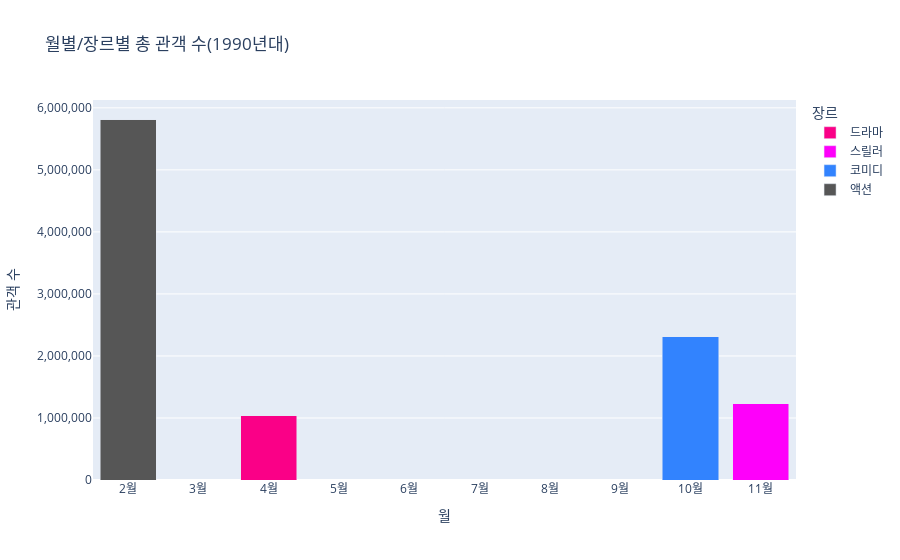
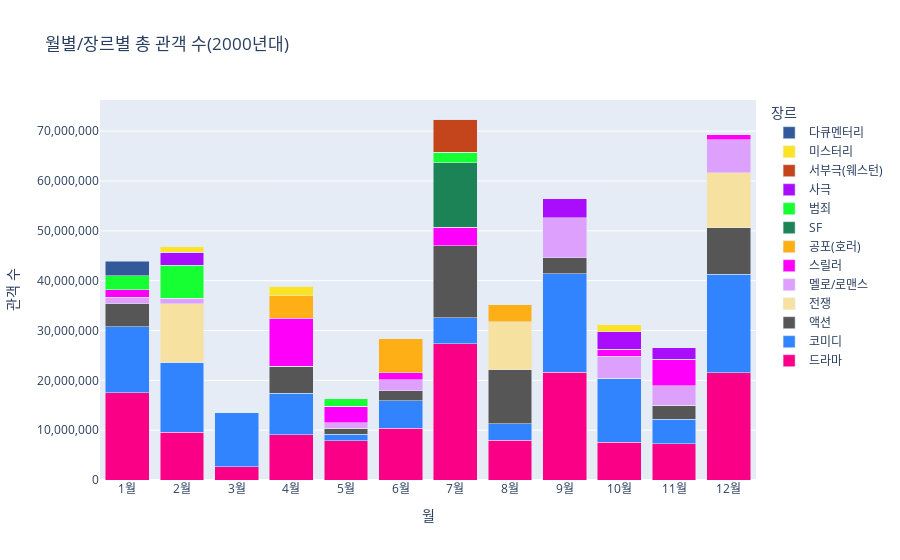
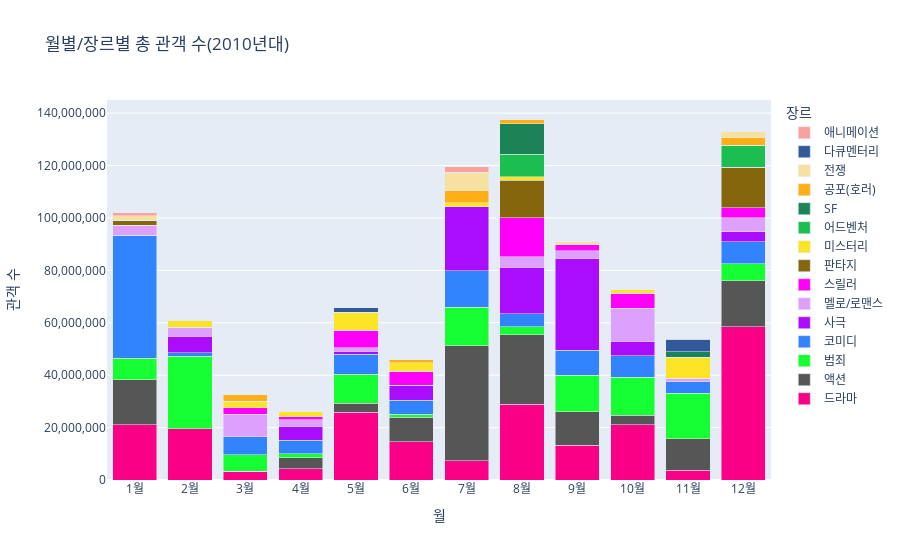
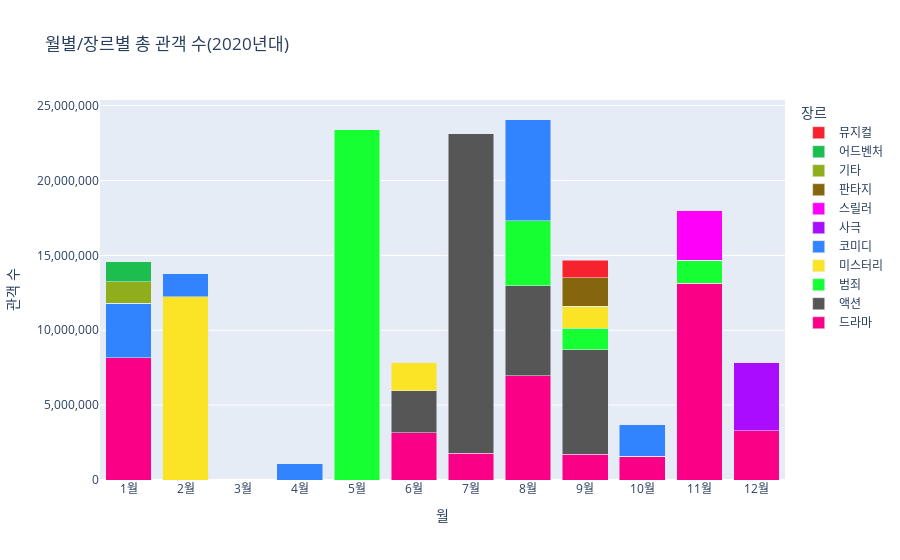

Notebook source saved alongside these figures, in order:
### Code cell
import plotly.graph_objects as go
import pandas as pd

# 데이터셋 로드 (예시 데이터셋 설정에 따라 로드)
# df['개봉일'] = pd.to_datetime(df['개봉일'], format='%Y-%m-%d')
# df['년도'] = df['개봉일'].dt.year

# 연대별로 데이터 필터링 및 그래프 생성
decades = {
    '1990년대': (1990, 1999),
    '2000년대': (2000, 2009),
    '2010년대': (2010, 2019),
    '2020년대': (2020, 2029)
}

for decade, (start_year, end_year) in decades.items():
    filtered_df = df[(df['년도'] >= start_year) & (df['년도'] <= end_year)]
    
    # 월별, 장르별 관객 수 계산
    grouped = filtered_df.groupby(['월', 'genre_one'])
    monthly_genre_data = grouped['관객수'].agg(['sum', 'count']).unstack(fill_value=0)

    # 모든 월을 통틀어 장르별 총 관객 수를 계산하여 장르를 정렬
    overall_genre_order = monthly_genre_data['sum'].sum(axis=0).sort_values(ascending=False).index

    # 그래프 객체 생성
    fig = go.Figure()

    # 정렬된 순서대로 막대 그래프 추가
    for genre in overall_genre_order:
        fig.add_trace(go.Bar(
            x=monthly_genre_data['sum'].index,
            y=monthly_genre_data['sum'][genre],
            name=genre,
            marker_color=genre_colors.get(genre, '#000'),  # 색상 설정
            hoverinfo='text',  # 호버 정보 설정
            hovertext=[
                f"{month}월 <br>관객수 = {audience:,.0f}<br>장르 = {genre} ({monthly_genre_data['count'][genre][month]}개)" 
                for month, audience in zip(monthly_genre_data['sum'].index, monthly_genre_data['sum'][genre])
            ]
        ))

    # 레이아웃 업데이트
    fig.update_layout(
        barmode='stack',
        title=f'월별/장르별 총 관객 수({decade})',
        xaxis_title='월',
        yaxis_title='관객 수',
        yaxis=dict(tickformat=','),
        legend_title='장르',
        xaxis=dict(
            tickmode='array',
            tickvals=list(range(1, 13)),
            ticktext=[f"{m}월" for m in range(1, 13)]
        )
    )  

    # 그래프 표시
    fig.show()
    fig.write_html(f'yj_decade{decade}_genre.html')

### Figure 1 — Plotly figure (JSON) as saved in the notebook; plotly's stock layout.template omitted (floating-point values rounded to 4 significant figures)
{"data": [{"hoverinfo": "text", "hovertext": ["2월 <br>관객수 = 5,820,000<br>장르 = 액션 (1개)", "4월 <br>관객수 = 0<br>장르 = 액션 (0개)", "10월 <br>관객수 = 0<br>장르 = 액션 (0개)", "11월 <br>관객수 = 0<br>장르 = 액션 (0개)"], "marker": {"color": "#565656"}, "name": "액션", "type": "bar", "x": [2, 4, 10, 11], "y": [5820000, 0, 0, 0]}, {"hoverinfo": "text", "hovertext": ["2월 <br>관객수 = 0<br>장르 = 코미디 (0개)", "4월 <br>관객수 = 0<br>장르 = 코미디 (0개)", "10월 <br>관객수 = 2,310,000<br>장르 = 코미디 (1개)", "11월 <br>관객수 = 0<br>장르 = 코미디 (0개)"], "marker": {"color": "#3283FE"}, "name": "코미디", "type": "bar", "x": [2, 4, 10, 11], "y": [0, 0, 2310000, 0]}, {"hoverinfo": "text", "hovertext": ["2월 <br>관객수 = 0<br>장르 = 스릴러 (0개)", "4월 <br>관객수 = 0<br>장르 = 스릴러 (0개)", "10월 <br>관객수 = 0<br>장르 = 스릴러 (0개)", "11월 <br>관객수 = 1,230,000<br>장르 = 스릴러 (1개)"], "marker": {"color": "#FE00FA"}, "name": "스릴러", "type": "bar", "x": [2, 4, 10, 11], "y": [0, 0, 0, 1230000]}, {"hoverinfo": "text", "hovertext": ["2월 <br>관객수 = 0<br>장르 = 드라마 (0개)", "4월 <br>관객수 = 1,035,741<br>장르 = 드라마 (1개)", "10월 <br>관객수 = 0<br>장르 = 드라마 (0개)", "11월 <br>관객수 = 0<br>장르 = 드라마 (0개)"], "marker": {"color": "#FA0087"}, "name": "드라마", "type": "bar", "x": [2, 4, 10, 11], "y": [0, 1035741, 0, 0]}], "layout": {"barmode": "stack", "legend": {"title": {"text": "장르"}}, "title": {"text": "월별/장르별 총 관객 수(1990년대)"}, "xaxis": {"tickmode": "array", "ticktext": ["1월", "2월", "3월", "4월", "5월", "6월", "7월", "8월", "9월", "10월", "11월", "12월"], "tickvals": [1, 2, 3, 4, 5, 6, 7, 8, 9, 10, 11, 12], "title": {"text": "월"}}, "yaxis": {"tickformat": ",", "title": {"text": "관객 수"}}}}

### Figure 2 — Plotly figure (JSON) as saved in the notebook; plotly's stock layout.template omitted (floating-point values rounded to 4 significant figures)
{"data": [{"hoverinfo": "text", "hovertext": ["1월 <br>관객수 = 17,514,162<br>장르 = 드라마 (6개)", "2월 <br>관객수 = 9,537,279<br>장르 = 드라마 (4개)", "3월 <br>관객수 = 2,678,846<br>장르 = 드라마 (1개)", "4월 <br>관객수 = 9,056,387<br>장르 = 드라마 (5개)", "5월 <br>관객수 = 7,839,400<br>장르 = 드라마 (4개)", "6월 <br>관객수 = 10,367,103<br>장르 = 드라마 (4개)", "7월 <br>관객수 = 27,327,580<br>장르 = 드라마 (8개)", "8월 <br>관객수 = 8,007,964<br>장르 = 드라마 (5개)", "9월 <br>관객수 = 21,652,176<br>장르 = 드라마 (8개)", "10월 <br>관객수 = 7,572,982<br>장르 = 드라마 (5개)", "11월 <br>관객수 = 7,314,078<br>장르 = 드라마 (3개)", "12월 <br>관객수 = 21,562,958<br>장르 = 드라마 (4개)"], "marker": {"color": "#FA0087"}, "name": "드라마", "type": "bar", "x": [1, 2, 3, 4, 5, 6, 7, 8, 9, 10, 11, 12], "y": [17514162, 9537279, 2678846, 9056387, 7839400, 10367103, 27327580, 8007964, 21652176, 7572982, 7314078, 21562958]}, {"hoverinfo": "text", "hovertext": ["1월 <br>관객수 = 13,216,181<br>장르 = 코미디 (6개)", "2월 <br>관객수 = 14,114,859<br>장르 = 코미디 (7개)", "3월 <br>관객수 = 10,813,039<br>장르 = 코미디 (5개)", "4월 <br>관객수 = 8,311,529<br>장르 = 코미디 (3개)", "5월 <br>관객수 = 1,304,431<br>장르 = 코미디 (1개)", "6월 <br>관객수 = 5,540,659<br>장르 = 코미디 (3개)", "7월 <br>관객수 = 5,210,734<br>장르 = 코미디 (3개)", "8월 <br>관객수 = 3,293,814<br>장르 = 코미디 (2개)", "9월 <br>관객수 = 19,783,467<br>장르 = 코미디 (7개)", "10월 <br>관객수 = 12,889,393<br>장르 = 코미디 (6개)", "11월 <br>관객수 = 4,858,855<br>장르 = 코미디 (3개)", "12월 <br>관객수 = 19,681,465<br>장르 = 코미디 (6개)"], "marker": {"color": "#3283FE"}, "name": "코미디", "type": "bar", "x": [1, 2, 3, 4, 5, 6, 7, 8, 9, 10, 11, 12], "y": [13216181, 14114859, 10813039, 8311529, 1304431, 5540659, 5210734, 3293814, 19783467, 12889393, 4858855, 19681465]}, {"hoverinfo": "text", "hovertext": ["1월 <br>관객수 = 4,678,253<br>장르 = 액션 (2개)", "2월 <br>관객수 = 0<br>장르 = 액션 (0개)", "3월 <br>관객수 = 0<br>장르 = 액션 (0개)", "4월 <br>관객수 = 5,426,311<br>장르 = 액션 (3개)", "5월 <br>관객수 = 1,196,520<br>장르 = 액션 (1개)", "6월 <br>관객수 = 2,047,808<br>장르 = 액션 (1개)", "7월 <br>관객수 = 14,485,686<br>장르 = 액션 (3개)", "8월 <br>관객수 = 10,773,419<br>장르 = 액션 (2개)", "9월 <br>관객수 = 3,165,765<br>장르 = 액션 (2개)", "10월 <br>관객수 = 0<br>장르 = 액션 (0개)", "11월 <br>관객수 = 2,805,394<br>장르 = 액션 (2개)", "12월 <br>관객수 = 9,358,613<br>장르 = 액션 (3개)"], "marker": {"color": "#565656"}, "name": "액션", "type": "bar", "x": [1, 2, 3, 4, 5, 6, 7, 8, 9, 10, 11, 12], "y": [4678253, 0, 0, 5426311, 1196520, 2047808, 14485686, 10773419, 3165765, 0, 2805394, 9358613]}, {"hoverinfo": "text", "hovertext": ["1월 <br>관객수 = 0<br>장르 = 전쟁 (0개)", "2월 <br>관객수 = 11,746,135<br>장르 = 전쟁 (1개)", "3월 <br>관객수 = 0<br>장르 = 전쟁 (0개)", "4월 <br>관객수 = 0<br>장르 = 전쟁 (0개)", "5월 <br>관객수 = 0<br>장르 = 전쟁 (0개)", "6월 <br>관객수 = 0<br>장르 = 전쟁 (0개)", "7월 <br>관객수 = 0<br>장르 = 전쟁 (0개)", "8월 <br>관객수 = 9,697,622<br>장르 = 전쟁 (2개)", "9월 <br>관객수 = 0<br>장르 = 전쟁 (0개)", "10월 <br>관객수 = 0<br>장르 = 전쟁 (0개)", "11월 <br>관객수 = 0<br>장르 = 전쟁 (0개)", "12월 <br>관객수 = 11,081,000<br>장르 = 전쟁 (1개)"], "marker": {"color": "#F7E1A0"}, "name": "전쟁", "type": "bar", "x": [1, 2, 3, 4, 5, 6, 7, 8, 9, 10, 11, 12], "y": [0, 11746135, 0, 0, 0, 0, 0, 9697622, 0, 0, 0, 11081000]}, {"hoverinfo": "text", "hovertext": ["1월 <br>관객수 = 1,299,274<br>장르 = 멜로/로맨스 (1개)", "2월 <br>관객수 = 1,123,294<br>장르 = 멜로/로맨스 (1개)", "3월 <br>관객수 = 0<br>장르 = 멜로/로맨스 (0개)", "4월 <br>관객수 = 0<br>장르 = 멜로/로맨스 (0개)", "5월 <br>관객수 = 1,163,274<br>장르 = 멜로/로맨스 (1개)", "6월 <br>관객수 = 2,199,359<br>장르 = 멜로/로맨스 (1개)", "7월 <br>관객수 = 0<br>장르 = 멜로/로맨스 (0개)", "8월 <br>관객수 = 0<br>장르 = 멜로/로맨스 (0개)", "9월 <br>관객수 = 8,068,389<br>장르 = 멜로/로맨스 (4개)", "10월 <br>관객수 = 4,321,851<br>장르 = 멜로/로맨스 (2개)", "11월 <br>관객수 = 3,886,083<br>장르 = 멜로/로맨스 (2개)", "12월 <br>관객수 = 6,619,498<br>장르 = 멜로/로맨스 (1개)"], "marker": {"color": "#DEA0FD"}, "name": "멜로/로맨스", "type": "bar", "x": [1, 2, 3, 4, 5, 6, 7, 8, 9, 10, 11, 12], "y": [1299274, 1123294, 0, 0, 1163274, 2199359, 0, 0, 8068389, 4321851, 3886083, 6619498]}, {"hoverinfo": "text", "hovertext": ["1월 <br>관객수 = 1,496,214<br>장르 = 스릴러 (1개)", "2월 <br>관객수 = 0<br>장르 = 스릴러 (0개)", "3월 <br>관객수 = 0<br>장르 = 스릴러 (0개)", "4월 <br>관객수 = 9,671,479<br>장르 = 스릴러 (3개)", "5월 <br>관객수 = 3,332,306<br>장르 = 스릴러 (2개)", "6월 <br>관객수 = 1,408,882<br>장르 = 스릴러 (1개)", "7월 <br>관객수 = 3,650,000<br>장르 = 스릴러 (1개)", "8월 <br>관객수 = 0<br>장르 = 스릴러 (0개)", "9월 <br>관객수 = 0<br>장르 = 스릴러 (0개)", "10월 <br>관객수 = 1,437,549<br>장르 = 스릴러 (1개)", "11월 <br>관객수 = 5,389,741<br>장르 = 스릴러 (2개)", "12월 <br>관객수 = 1,046,787<br>장르 = 스릴러 (1개)"], "marker": {"color": "#FE00FA"}, "name": "스릴러", "type": "bar", "x": [1, 2, 3, 4, 5, 6, 7, 8, 9, 10, 11, 12], "y": [1496214, 0, 0, 9671479, 3332306, 1408882, 3650000, 0, 0, 1437549, 5389741, 1046787]}, {"hoverinfo": "text", "hovertext": ["1월 <br>관객수 = 0<br>장르 = 공포(호러) (0개)", "2월 <br>관객수 = 0<br>장르 = 공포(호러) (0개)", "3월 <br>관객수 = 0<br>장르 = 공포(호러) (0개)", "4월 <br>관객수 = 4,496,782<br>장르 = 공포(호러) (2개)", "5월 <br>관객수 = 0<br>장르 = 공포(호러) (0개)", "6월 <br>관객수 = 6,748,507<br>장르 = 공포(호러) (4개)", "7월 <br>관객수 = 0<br>장르 = 공포(호러) (0개)", "8월 <br>관객수 = 3,418,530<br>장르 = 공포(호러) (2개)", "9월 <br>관객수 = 0<br>장르 = 공포(호러) (0개)", "10월 <br>관객수 = 0<br>장르 = 공포(호러) (0개)", "11월 <br>관객수 = 0<br>장르 = 공포(호러) (0개)", "12월 <br>관객수 = 0<br>장르 = 공포(호러) (0개)"], "marker": {"color": "#FEAF16"}, "name": "공포(호러)", "type": "bar", "x": [1, 2, 3, 4, 5, 6, 7, 8, 9, 10, 11, 12], "y": [0, 0, 0, 4496782, 0, 6748507, 0, 3418530, 0, 0, 0, 0]}, {"hoverinfo": "text", "hovertext": ["1월 <br>관객수 = 0<br>장르 = SF (0개)", "2월 <br>관객수 = 0<br>장르 = SF (0개)", "3월 <br>관객수 = 0<br>장르 = SF (0개)", "4월 <br>관객수 = 0<br>장르 = SF (0개)", "5월 <br>관객수 = 0<br>장르 = SF (0개)", "6월 <br>관객수 = 0<br>장르 = SF (0개)", "7월 <br>관객수 = 13,019,740<br>장르 = SF (1개)", "8월 <br>관객수 = 0<br>장르 = SF (0개)", "9월 <br>관객수 = 0<br>장르 = SF (0개)", "10월 <br>관객수 = 0<br>장르 = SF (0개)", "11월 <br>관객수 = 0<br>장르 = SF (0개)", "12월 <br>관객수 = 0<br>장르 = SF (0개)"], "marker": {"color": "#1C8356"}, "name": "SF", "type": "bar", "x": [1, 2, 3, 4, 5, 6, 7, 8, 9, 10, 11, 12], "y": [0, 0, 0, 0, 0, 0, 13019740, 0, 0, 0, 0, 0]}, {"hoverinfo": "text", "hovertext": ["1월 <br>관객수 = 2,775,228<br>장르 = 범죄 (2개)", "2월 <br>관객수 = 6,606,026<br>장르 = 범죄 (2개)", "3월 <br>관객수 = 0<br>장르 = 범죄 (0개)", "4월 <br>관객수 = 0<br>장르 = 범죄 (0개)", "5월 <br>관객수 = 1,571,931<br>장르 = 범죄 (1개)", "6월 <br>관객수 = 0<br>장르 = 범죄 (0개)", "7월 <br>관객수 = 2,058,764<br>장르 = 범죄 (1개)", "8월 <br>관객수 = 0<br>장르 = 범죄 (0개)", "9월 <br>관객수 = 0<br>장르 = 범죄 (0개)", "10월 <br>관객수 = 0<br>장르 = 범죄 (0개)", "11월 <br>관객수 = 0<br>장르 = 범죄 (0개)", "12월 <br>관객수 = 0<br>장르 = 범죄 (0개)"], "marker": {"color": "#16FF32"}, "name": "범죄", "type": "bar", "x": [1, 2, 3, 4, 5, 6, 7, 8, 9, 10, 11, 12], "y": [2775228, 6606026, 0, 0, 1571931, 0, 2058764, 0, 0, 0, 0, 0]}, {"hoverinfo": "text", "hovertext": ["1월 <br>관객수 = 0<br>장르 = 사극 (0개)", "2월 <br>관객수 = 2,576,022<br>장르 = 사극 (1개)", "3월 <br>관객수 = 0<br>장르 = 사극 (0개)", "4월 <br>관객수 = 0<br>장르 = 사극 (0개)", "5월 <br>관객수 = 0<br>장르 = 사극 (0개)", "6월 <br>관객수 = 0<br>장르 = 사극 (0개)", "7월 <br>관객수 = 0<br>장르 = 사극 (0개)", "8월 <br>관객수 = 0<br>장르 = 사극 (0개)", "9월 <br>관객수 = 3,726,134<br>장르 = 사극 (1개)", "10월 <br>관객수 = 3,522,747<br>장르 = 사극 (1개)", "11월 <br>관객수 = 2,325,715<br>장르 = 사극 (1개)", "12월 <br>관객수 = 0<br>장르 = 사극 (0개)"], "marker": {"color": "#AA0DFE"}, "name": "사극", "type": "bar", "x": [1, 2, 3, 4, 5, 6, 7, 8, 9, 10, 11, 12], "y": [0, 2576022, 0, 0, 0, 0, 0, 0, 3726134, 3522747, 2325715, 0]}, {"hoverinfo": "text", "hovertext": ["1월 <br>관객수 = 0<br>장르 = 서부극(웨스턴) (0개)", "2월 <br>관객수 = 0<br>장르 = 서부극(웨스턴) (0개)", "3월 <br>관객수 = 0<br>장르 = 서부극(웨스턴) (0개)", "4월 <br>관객수 = 0<br>장르 = 서부극(웨스턴) (0개)", "5월 <br>관객수 = 0<br>장르 = 서부극(웨스턴) (0개)", "6월 <br>관객수 = 0<br>장르 = 서부극(웨스턴) (0개)", "7월 <br>관객수 = 6,686,912<br>장르 = 서부극(웨스턴) (1개)", "8월 <br>관객수 = 0<br>장르 = 서부극(웨스턴) (0개)", "9월 <br>관객수 = 0<br>장르 = 서부극(웨스턴) (0개)", "10월 <br>관객수 = 0<br>장르 = 서부극(웨스턴) (0개)", "11월 <br>관객수 = 0<br>장르 = 서부극(웨스턴) (0개)", "12월 <br>관객수 = 0<br>장르 = 서부극(웨스턴) (0개)"], "marker": {"color": "#C4451C"}, "name": "서부극(웨스턴)", "type": "bar", "x": [1, 2, 3, 4, 5, 6, 7, 8, 9, 10, 11, 12], "y": [0, 0, 0, 0, 0, 0, 6686912, 0, 0, 0, 0, 0]}, {"hoverinfo": "text", "hovertext": ["1월 <br>관객수 = 0<br>장르 = 미스터리 (0개)", "2월 <br>관객수 = 1,083,962<br>장르 = 미스터리 (1개)", "3월 <br>관객수 = 0<br>장르 = 미스터리 (0개)", "4월 <br>관객수 = 1,914,779<br>장르 = 미스터리 (1개)", "5월 <br>관객수 = 0<br>장르 = 미스터리 (0개)", "6월 <br>관객수 = 0<br>장르 = 미스터리 (0개)", "7월 <br>관객수 = 0<br>장르 = 미스터리 (0개)", "8월 <br>관객수 = 0<br>장르 = 미스터리 (0개)", "9월 <br>관객수 = 0<br>장르 = 미스터리 (0개)", "10월 <br>관객수 = 1,438,531<br>장르 = 미스터리 (1개)", "11월 <br>관객수 = 0<br>장르 = 미스터리 (0개)", "12월 <br>관객수 = 0<br>장르 = 미스터리 (0개)"], "marker": {"color": "#FBE426"}, "name": "미스터리", "type": "bar", "x": [1, 2, 3, 4, 5, 6, 7, 8, 9, 10, 11, 12], "y": [0, 1083962, 0, 1914779, 0, 0, 0, 0, 0, 1438531, 0, 0]}, {"hoverinfo": "text", "hovertext": ["1월 <br>관객수 = 2,962,897<br>장르 = 다큐멘터리 (1개)", "2월 <br>관객수 = 0<br>장르 = 다큐멘터리 (0개)", "3월 <br>관객수 = 0<br>장르 = 다큐멘터리 (0개)", "4월 <br>관객수 = 0<br>장르 = 다큐멘터리 (0개)", "5월 <br>관객수 = 0<br>장르 = 다큐멘터리 (0개)", "6월 <br>관객수 = 0<br>장르 = 다큐멘터리 (0개)", "7월 <br>관객수 = 0<br>장르 = 다큐멘터리 (0개)", "8월 <br>관객수 = 0<br>장르 = 다큐멘터리 (0개)", "9월 <br>관객수 = 0<br>장르 = 다큐멘터리 (0개)", "10월 <br>관객수 = 0<br>장르 = 다큐멘터리 (0개)", "11월 <br>관객수 = 0<br>장르 = 다큐멘터리 (0개)", "12월 <br>관객수 = 0<br>장르 = 다큐멘터리 (0개)"], "marker": {"color": "#325A9B"}, "name": "다큐멘터리", "type": "bar", "x": [1, 2, 3, 4, 5, 6, 7, 8, 9, 10, 11, 12], "y": [2962897, 0, 0, 0, 0, 0, 0, 0, 0, 0, 0, 0]}], "layout": {"barmode": "stack", "legend": {"title": {"text": "장르"}}, "title": {"text": "월별/장르별 총 관객 수(2000년대)"}, "xaxis": {"tickmode": "array", "ticktext": ["1월", "2월", "3월", "4월", "5월", "6월", "7월", "8월", "9월", "10월", "11월", "12월"], "tickvals": [1, 2, 3, 4, 5, 6, 7, 8, 9, 10, 11, 12], "title": {"text": "월"}}, "yaxis": {"tickformat": ",", "title": {"text": "관객 수"}}}}

### Figure 3 — Plotly figure (JSON) as saved in the notebook; plotly's stock layout.template omitted (floating-point values rounded to 4 significant figures)
{"data": [{"hoverinfo": "text", "hovertext": ["1월 <br>관객수 = 21,008,277<br>장르 = 드라마 (6개)", "2월 <br>관객수 = 19,526,849<br>장르 = 드라마 (8개)", "3월 <br>관객수 = 3,335,417<br>장르 = 드라마 (2개)", "4월 <br>관객수 = 4,303,913<br>장르 = 드라마 (3개)", "5월 <br>관객수 = 25,893,070<br>장르 = 드라마 (8개)", "6월 <br>관객수 = 14,649,450<br>장르 = 드라마 (4개)", "7월 <br>관객수 = 7,383,566<br>장르 = 드라마 (3개)", "8월 <br>관객수 = 28,876,199<br>장르 = 드라마 (5개)", "9월 <br>관객수 = 13,185,111<br>장르 = 드라마 (5개)", "10월 <br>관객수 = 21,128,825<br>장르 = 드라마 (7개)", "11월 <br>관객수 = 3,754,983<br>장르 = 드라마 (1개)", "12월 <br>관객수 = 58,537,489<br>장르 = 드라마 (10개)"], "marker": {"color": "#FA0087"}, "name": "드라마", "type": "bar", "x": [1, 2, 3, 4, 5, 6, 7, 8, 9, 10, 11, 12], "y": [21008277, 19526849, 3335417, 4303913, 25893070, 14649450, 7383566, 28876199, 13185111, 21128825, 3754983, 58537489]}, {"hoverinfo": "text", "hovertext": ["1월 <br>관객수 = 17,175,817<br>장르 = 액션 (3개)", "2월 <br>관객수 = 0<br>장르 = 액션 (0개)", "3월 <br>관객수 = 0<br>장르 = 액션 (0개)", "4월 <br>관객수 = 4,264,632<br>장르 = 액션 (2개)", "5월 <br>관객수 = 3,450,305<br>장르 = 액션 (1개)", "6월 <br>관객수 = 9,261,568<br>장르 = 액션 (3개)", "7월 <br>관객수 = 43,846,660<br>장르 = 액션 (4개)", "8월 <br>관객수 = 26,551,997<br>장르 = 액션 (4개)", "9월 <br>관객수 = 12,809,548<br>장르 = 액션 (3개)", "10월 <br>관객수 = 3,504,989<br>장르 = 액션 (2개)", "11월 <br>관객수 = 12,008,708<br>장르 = 액션 (6개)", "12월 <br>관객수 = 17,406,077<br>장르 = 액션 (4개)"], "marker": {"color": "#565656"}, "name": "액션", "type": "bar", "x": [1, 2, 3, 4, 5, 6, 7, 8, 9, 10, 11, 12], "y": [17175817, 0, 0, 4264632, 3450305, 9261568, 43846660, 26551997, 12809548, 3504989, 12008708, 17406077]}, {"hoverinfo": "text", "hovertext": ["1월 <br>관객수 = 8,287,277<br>장르 = 범죄 (3개)", "2월 <br>관객수 = 27,713,796<br>장르 = 범죄 (8개)", "3월 <br>관객수 = 6,320,932<br>장르 = 범죄 (2개)", "4월 <br>관객수 = 1,472,006<br>장르 = 범죄 (1개)", "5월 <br>관객수 = 11,016,597<br>장르 = 범죄 (3개)", "6월 <br>관객수 = 1,241,899<br>장르 = 범죄 (1개)", "7월 <br>관객수 = 14,657,949<br>장르 = 범죄 (3개)", "8월 <br>관객수 = 3,019,458<br>장르 = 범죄 (2개)", "9월 <br>관객수 = 14,023,479<br>장르 = 범죄 (5개)", "10월 <br>관객수 = 14,563,886<br>장르 = 범죄 (4개)", "11월 <br>관객수 = 17,320,849<br>장르 = 범죄 (5개)", "12월 <br>관객수 = 6,512,415<br>장르 = 범죄 (3개)"], "marker": {"color": "#16FF32"}, "name": "범죄", "type": "bar", "x": [1, 2, 3, 4, 5, 6, 7, 8, 9, 10, 11, 12], "y": [8287277, 27713796, 6320932, 1472006, 11016597, 1241899, 14657949, 3019458, 14023479, 14563886, 17320849, 6512415]}, {"hoverinfo": "text", "hovertext": ["1월 <br>관객수 = 46,912,007<br>장르 = 코미디 (7개)", "2월 <br>관객수 = 1,340,117<br>장르 = 코미디 (1개)", "3월 <br>관객수 = 6,873,341<br>장르 = 코미디 (3개)", "4월 <br>관객수 = 5,134,167<br>장르 = 코미디 (4개)", "5월 <br>관객수 = 7,574,300<br>장르 = 코미디 (3개)", "6월 <br>관객수 = 5,261,145<br>장르 = 코미디 (2개)", "7월 <br>관객수 = 13,880,010<br>장르 = 코미디 (3개)", "8월 <br>관객수 = 4,909,937<br>장르 = 코미디 (1개)", "9월 <br>관객수 = 9,456,156<br>장르 = 코미디 (4개)", "10월 <br>관객수 = 8,215,312<br>장르 = 코미디 (2개)", "11월 <br>관객수 = 4,474,925<br>장르 = 코미디 (2개)", "12월 <br>관객수 = 8,454,171<br>장르 = 코미디 (4개)"], "marker": {"color": "#3283FE"}, "name": "코미디", "type": "bar", "x": [1, 2, 3, 4, 5, 6, 7, 8, 9, 10, 11, 12], "y": [46912007, 1340117, 6873341, 5134167, 7574300, 5261145, 13880010, 4909937, 9456156, 8215312, 4474925, 8454171]}, {"hoverinfo": "text", "hovertext": ["1월 <br>관객수 = 0<br>장르 = 사극 (0개)", "2월 <br>관객수 = 6,316,138<br>장르 = 사극 (2개)", "3월 <br>관객수 = 0<br>장르 = 사극 (0개)", "4월 <br>관객수 = 5,257,114<br>장르 = 사극 (2개)", "5월 <br>관객수 = 1,110,246<br>장르 = 사극 (1개)", "6월 <br>관객수 = 5,671,436<br>장르 = 사극 (2개)", "7월 <br>관객수 = 24,439,854<br>장르 = 사극 (3개)", "8월 <br>관객수 = 17,857,400<br>장르 = 사극 (3개)", "9월 <br>관객수 = 35,228,637<br>장르 = 사극 (5개)", "10월 <br>관객수 = 5,448,377<br>장르 = 사극 (2개)", "11월 <br>관객수 = 0<br>장르 = 사극 (0개)", "12월 <br>관객수 = 3,763,232<br>장르 = 사극 (2개)"], "marker": {"color": "#AA0DFE"}, "name": "사극", "type": "bar", "x": [1, 2, 3, 4, 5, 6, 7, 8, 9, 10, 11, 12], "y": [0, 6316138, 0, 5257114, 1110246, 5671436, 24439854, 17857400, 35228637, 5448377, 0, 3763232]}, {"hoverinfo": "text", "hovertext": ["1월 <br>관객수 = 3,871,304<br>장르 = 멜로/로맨스 (2개)", "2월 <br>관객수 = 3,441,005<br>장르 = 멜로/로맨스 (2개)", "3월 <br>관객수 = 8,578,113<br>장르 = 멜로/로맨스 (3개)", "4월 <br>관객수 = 2,509,849<br>장르 = 멜로/로맨스 (2개)", "5월 <br>관객수 = 1,441,964<br>장르 = 멜로/로맨스 (1개)", "6월 <br>관객수 = 0<br>장르 = 멜로/로맨스 (0개)", "7월 <br>관객수 = 0<br>장르 = 멜로/로맨스 (0개)", "8월 <br>관객수 = 4,066,501<br>장르 = 멜로/로맨스 (2개)", "9월 <br>관객수 = 2,731,828<br>장르 = 멜로/로맨스 (1개)", "10월 <br>관객수 = 12,748,177<br>장르 = 멜로/로맨스 (4개)", "11월 <br>관객수 = 1,214,836<br>장르 = 멜로/로맨스 (1개)", "12월 <br>관객수 = 5,438,160<br>장르 = 멜로/로맨스 (3개)"], "marker": {"color": "#DEA0FD"}, "name": "멜로/로맨스", "type": "bar", "x": [1, 2, 3, 4, 5, 6, 7, 8, 9, 10, 11, 12], "y": [3871304, 3441005, 8578113, 2509849, 1441964, 0, 0, 4066501, 2731828, 12748177, 1214836, 5438160]}, {"hoverinfo": "text", "hovertext": ["1월 <br>관객수 = 0<br>장르 = 스릴러 (0개)", "2월 <br>관객수 = 0<br>장르 = 스릴러 (0개)", "3월 <br>관객수 = 2,520,326<br>장르 = 스릴러 (2개)", "4월 <br>관객수 = 1,202,384<br>장르 = 스릴러 (1개)", "5월 <br>관객수 = 6,592,604<br>장르 = 스릴러 (3개)", "6월 <br>관객수 = 5,417,448<br>장르 = 스릴러 (2개)", "7월 <br>관객수 = 0<br>장르 = 스릴러 (0개)", "8월 <br>관객수 = 14,778,226<br>장르 = 스릴러 (5개)", "9월 <br>관객수 = 2,393,086<br>장르 = 스릴러 (1개)", "10월 <br>관객수 = 5,634,965<br>장르 = 스릴러 (4개)", "11월 <br>관객수 = 0<br>장르 = 스릴러 (0개)", "12월 <br>관객수 = 3,728,684<br>장르 = 스릴러 (2개)"], "marker": {"color": "#FE00FA"}, "name": "스릴러", "type": "bar", "x": [1, 2, 3, 4, 5, 6, 7, 8, 9, 10, 11, 12], "y": [0, 0, 2520326, 1202384, 6592604, 5417448, 0, 14778226, 2393086, 5634965, 0, 3728684]}, {"hoverinfo": "text", "hovertext": ["1월 <br>관객수 = 1,916,855<br>장르 = 판타지 (1개)", "2월 <br>관객수 = 0<br>장르 = 판타지 (0개)", "3월 <br>관객수 = 0<br>장르 = 판타지 (0개)", "4월 <br>관객수 = 0<br>장르 = 판타지 (0개)", "5월 <br>관객수 = 0<br>장르 = 판타지 (0개)", "6월 <br>관객수 = 0<br>장르 = 판타지 (0개)", "7월 <br>관객수 = 0<br>장르 = 판타지 (0개)", "8월 <br>관객수 = 14,329,293<br>장르 = 판타지 (2개)", "9월 <br>관객수 = 0<br>장르 = 판타지 (0개)", "10월 <br>관객수 = 0<br>장르 = 판타지 (0개)", "11월 <br>관객수 = 0<br>장르 = 판타지 (0개)", "12월 <br>관객수 = 15,579,379<br>장르 = 판타지 (2개)"], "marker": {"color": "#85660D"}, "name": "판타지", "type": "bar", "x": [1, 2, 3, 4, 5, 6, 7, 8, 9, 10, 11, 12], "y": [1916855, 0, 0, 0, 0, 0, 0, 14329293, 0, 0, 0, 15579379]}, {"hoverinfo": "text", "hovertext": ["1월 <br>관객수 = 0<br>장르 = 미스터리 (0개)", "2월 <br>관객수 = 2,398,519<br>장르 = 미스터리 (1개)", "3월 <br>관객수 = 2,436,400<br>장르 = 미스터리 (1개)", "4월 <br>관객수 = 2,163,086<br>장르 = 미스터리 (2개)", "5월 <br>관객수 = 6,879,908<br>장르 = 미스터리 (1개)", "6월 <br>관객수 = 3,189,091<br>장르 = 미스터리 (1개)", "7월 <br>관객수 = 1,609,737<br>장르 = 미스터리 (1개)", "8월 <br>관객수 = 1,306,438<br>장르 = 미스터리 (1개)", "9월 <br>관객수 = 0<br>장르 = 미스터리 (0개)", "10월 <br>관객수 = 1,552,055<br>장르 = 미스터리 (1개)", "11월 <br>관객수 = 7,983,261<br>장르 = 미스터리 (3개)", "12월 <br>관객수 = 0<br>장르 = 미스터리 (0개)"], "marker": {"color": "#FBE426"}, "name": "미스터리", "type": "bar", "x": [1, 2, 3, 4, 5, 6, 7, 8, 9, 10, 11, 12], "y": [0, 2398519, 2436400, 2163086, 6879908, 3189091, 1609737, 1306438, 0, 1552055, 7983261, 0]}, {"hoverinfo": "text", "hovertext": ["1월 <br>관객수 = 0<br>장르 = 어드벤처 (0개)", "2월 <br>관객수 = 0<br>장르 = 어드벤처 (0개)", "3월 <br>관객수 = 0<br>장르 = 어드벤처 (0개)", "4월 <br>관객수 = 0<br>장르 = 어드벤처 (0개)", "5월 <br>관객수 = 0<br>장르 = 어드벤처 (0개)", "6월 <br>관객수 = 0<br>장르 = 어드벤처 (0개)", "7월 <br>관객수 = 0<br>장르 = 어드벤처 (0개)", "8월 <br>관객수 = 8,666,046<br>장르 = 어드벤처 (1개)", "9월 <br>관객수 = 0<br>장르 = 어드벤처 (0개)", "10월 <br>관객수 = 0<br>장르 = 어드벤처 (0개)", "11월 <br>관객수 = 0<br>장르 = 어드벤처 (0개)", "12월 <br>관객수 = 8,252,669<br>장르 = 어드벤처 (1개)"], "marker": {"color": "#1CBE4F"}, "name": "어드벤처", "type": "bar", "x": [1, 2, 3, 4, 5, 6, 7, 8, 9, 10, 11, 12], "y": [0, 0, 0, 0, 0, 0, 0, 8666046, 0, 0, 0, 8252669]}, {"hoverinfo": "text", "hovertext": ["1월 <br>관객수 = 0<br>장르 = SF (0개)", "2월 <br>관객수 = 0<br>장르 = SF (0개)", "3월 <br>관객수 = 0<br>장르 = SF (0개)", "4월 <br>관객수 = 0<br>장르 = SF (0개)", "5월 <br>관객수 = 0<br>장르 = SF (0개)", "6월 <br>관객수 = 0<br>장르 = SF (0개)", "7월 <br>관객수 = 0<br>장르 = SF (0개)", "8월 <br>관객수 = 11,592,501<br>장르 = SF (2개)", "9월 <br>관객수 = 0<br>장르 = SF (0개)", "10월 <br>관객수 = 0<br>장르 = SF (0개)", "11월 <br>관객수 = 2,164,805<br>장르 = SF (1개)", "12월 <br>관객수 = 0<br>장르 = SF (0개)"], "marker": {"color": "#1C8356"}, "name": "SF", "type": "bar", "x": [1, 2, 3, 4, 5, 6, 7, 8, 9, 10, 11, 12], "y": [0, 0, 0, 0, 0, 0, 0, 11592501, 0, 0, 2164805, 0]}, {"hoverinfo": "text", "hovertext": ["1월 <br>관객수 = 0<br>장르 = 공포(호러) (0개)", "2월 <br>관객수 = 0<br>장르 = 공포(호러) (0개)", "3월 <br>관객수 = 2,675,559<br>장르 = 공포(호러) (1개)", "4월 <br>관객수 = 0<br>장르 = 공포(호러) (0개)", "5월 <br>관객수 = 0<br>장르 = 공포(호러) (0개)", "6월 <br>관객수 = 1,201,033<br>장르 = 공포(호러) (1개)", "7월 <br>관객수 = 4,515,833<br>장르 = 공포(호러) (1개)", "8월 <br>관객수 = 1,804,112<br>장르 = 공포(호러) (1개)", "9월 <br>관객수 = 0<br>장르 = 공포(호러) (0개)", "10월 <br>관객수 = 0<br>장르 = 공포(호러) (0개)", "11월 <br>관객수 = 0<br>장르 = 공포(호러) (0개)", "12월 <br>관객수 = 3,009,356<br>장르 = 공포(호러) (1개)"], "marker": {"color": "#FEAF16"}, "name": "공포(호러)", "type": "bar", "x": [1, 2, 3, 4, 5, 6, 7, 8, 9, 10, 11, 12], "y": [0, 0, 2675559, 0, 0, 1201033, 4515833, 1804112, 0, 0, 0, 3009356]}, {"hoverinfo": "text", "hovertext": ["1월 <br>관객수 = 1,717,566<br>장르 = 전쟁 (1개)", "2월 <br>관객수 = 0<br>장르 = 전쟁 (0개)", "3월 <br>관객수 = 0<br>장르 = 전쟁 (0개)", "4월 <br>관객수 = 0<br>장르 = 전쟁 (0개)", "5월 <br>관객수 = 0<br>장르 = 전쟁 (0개)", "6월 <br>관객수 = 0<br>장르 = 전쟁 (0개)", "7월 <br>관객수 = 7,049,643<br>장르 = 전쟁 (1개)", "8월 <br>관객수 = 0<br>장르 = 전쟁 (0개)", "9월 <br>관객수 = 1,140,876<br>장르 = 전쟁 (1개)", "10월 <br>관객수 = 0<br>장르 = 전쟁 (0개)", "11월 <br>관객수 = 0<br>장르 = 전쟁 (0개)", "12월 <br>관객수 = 2,142,622<br>장르 = 전쟁 (1개)"], "marker": {"color": "#F7E1A0"}, "name": "전쟁", "type": "bar", "x": [1, 2, 3, 4, 5, 6, 7, 8, 9, 10, 11, 12], "y": [1717566, 0, 0, 0, 0, 0, 7049643, 0, 1140876, 0, 0, 2142622]}, {"hoverinfo": "text", "hovertext": ["1월 <br>관객수 = 0<br>장르 = 다큐멘터리 (0개)", "2월 <br>관객수 = 0<br>장르 = 다큐멘터리 (0개)", "3월 <br>관객수 = 0<br>장르 = 다큐멘터리 (0개)", "4월 <br>관객수 = 0<br>장르 = 다큐멘터리 (0개)", "5월 <br>관객수 = 1,854,867<br>장르 = 다큐멘터리 (1개)", "6월 <br>관객수 = 0<br>장르 = 다큐멘터리 (0개)", "7월 <br>관객수 = 0<br>장르 = 다큐멘터리 (0개)", "8월 <br>관객수 = 0<br>장르 = 다큐멘터리 (0개)", "9월 <br>관객수 = 0<br>장르 = 다큐멘터리 (0개)", "10월 <br>관객수 = 0<br>장르 = 다큐멘터리 (0개)", "11월 <br>관객수 = 4,801,527<br>장르 = 다큐멘터리 (1개)", "12월 <br>관객수 = 0<br>장르 = 다큐멘터리 (0개)"], "marker": {"color": "#325A9B"}, "name": "다큐멘터리", "type": "bar", "x": [1, 2, 3, 4, 5, 6, 7, 8, 9, 10, 11, 12], "y": [0, 0, 0, 0, 1854867, 0, 0, 0, 0, 0, 4801527, 0]}, {"hoverinfo": "text", "hovertext": ["1월 <br>관객수 = 1,040,636<br>장르 = 애니메이션 (1개)", "2월 <br>관객수 = 0<br>장르 = 애니메이션 (0개)", "3월 <br>관객수 = 0<br>장르 = 애니메이션 (0개)", "4월 <br>관객수 = 0<br>장르 = 애니메이션 (0개)", "5월 <br>관객수 = 0<br>장르 = 애니메이션 (0개)", "6월 <br>관객수 = 0<br>장르 = 애니메이션 (0개)", "7월 <br>관객수 = 2,201,722<br>장르 = 애니메이션 (1개)", "8월 <br>관객수 = 0<br>장르 = 애니메이션 (0개)", "9월 <br>관객수 = 0<br>장르 = 애니메이션 (0개)", "10월 <br>관객수 = 0<br>장르 = 애니메이션 (0개)", "11월 <br>관객수 = 0<br>장르 = 애니메이션 (0개)", "12월 <br>관객수 = 0<br>장르 = 애니메이션 (0개)"], "marker": {"color": "#F8A19F"}, "name": "애니메이션", "type": "bar", "x": [1, 2, 3, 4, 5, 6, 7, 8, 9, 10, 11, 12], "y": [1040636, 0, 0, 0, 0, 0, 2201722, 0, 0, 0, 0, 0]}], "layout": {"barmode": "stack", "legend": {"title": {"text": "장르"}}, "title": {"text": "월별/장르별 총 관객 수(2010년대)"}, "xaxis": {"tickmode": "array", "ticktext": ["1월", "2월", "3월", "4월", "5월", "6월", "7월", "8월", "9월", "10월", "11월", "12월"], "tickvals": [1, 2, 3, 4, 5, 6, 7, 8, 9, 10, 11, 12], "title": {"text": "월"}}, "yaxis": {"tickformat": ",", "title": {"text": "관객 수"}}}}

### Figure 4 — Plotly figure (JSON) as saved in the notebook; plotly's stock layout.template omitted (floating-point values rounded to 4 significant figures)
{"data": [{"hoverinfo": "text", "hovertext": ["1월 <br>관객수 = 8,176,427<br>장르 = 드라마 (3개)", "2월 <br>관객수 = 0<br>장르 = 드라마 (0개)", "4월 <br>관객수 = 0<br>장르 = 드라마 (0개)", "5월 <br>관객수 = 0<br>장르 = 드라마 (0개)", "6월 <br>관객수 = 3,164,834<br>장르 = 드라마 (2개)", "7월 <br>관객수 = 1,790,797<br>장르 = 드라마 (1개)", "8월 <br>관객수 = 6,966,649<br>장르 = 드라마 (3개)", "9월 <br>관객수 = 1,719,592<br>장르 = 드라마 (1개)", "10월 <br>관객수 = 1,571,774<br>장르 = 드라마 (1개)", "11월 <br>관객수 = 13,127,637<br>장르 = 드라마 (1개)", "12월 <br>관객수 = 3,273,771<br>장르 = 드라마 (1개)"], "marker": {"color": "#FA0087"}, "name": "드라마", "type": "bar", "x": [1, 2, 4, 5, 6, 7, 8, 9, 10, 11, 12], "y": [8176427, 0, 0, 0, 3164834, 1790797, 6966649, 1719592, 1571774, 13127637, 3273771]}, {"hoverinfo": "text", "hovertext": ["1월 <br>관객수 = 0<br>장르 = 액션 (0개)", "2월 <br>관객수 = 0<br>장르 = 액션 (0개)", "4월 <br>관객수 = 0<br>장르 = 액션 (0개)", "5월 <br>관객수 = 0<br>장르 = 액션 (0개)", "6월 <br>관객수 = 2,806,501<br>장르 = 액션 (1개)", "7월 <br>관객수 = 21,372,891<br>장르 = 액션 (5개)", "8월 <br>관객수 = 5,990,829<br>장르 = 액션 (2개)", "9월 <br>관객수 = 6,982,840<br>장르 = 액션 (1개)", "10월 <br>관객수 = 0<br>장르 = 액션 (0개)", "11월 <br>관객수 = 0<br>장르 = 액션 (0개)", "12월 <br>관객수 = 0<br>장르 = 액션 (0개)"], "marker": {"color": "#565656"}, "name": "액션", "type": "bar", "x": [1, 2, 4, 5, 6, 7, 8, 9, 10, 11, 12], "y": [0, 0, 0, 0, 2806501, 21372891, 5990829, 6982840, 0, 0, 0]}, {"hoverinfo": "text", "hovertext": ["1월 <br>관객수 = 0<br>장르 = 범죄 (0개)", "2월 <br>관객수 = 0<br>장르 = 범죄 (0개)", "4월 <br>관객수 = 0<br>장르 = 범죄 (0개)", "5월 <br>관객수 = 23,375,988<br>장르 = 범죄 (2개)", "6월 <br>관객수 = 0<br>장르 = 범죄 (0개)", "7월 <br>관객수 = 0<br>장르 = 범죄 (0개)", "8월 <br>관객수 = 4,357,803<br>장르 = 범죄 (1개)", "9월 <br>관객수 = 1,426,357<br>장르 = 범죄 (1개)", "10월 <br>관객수 = 0<br>장르 = 범죄 (0개)", "11월 <br>관객수 = 1,545,281<br>장르 = 범죄 (1개)", "12월 <br>관객수 = 0<br>장르 = 범죄 (0개)"], "marker": {"color": "#16FF32"}, "name": "범죄", "type": "bar", "x": [1, 2, 4, 5, 6, 7, 8, 9, 10, 11, 12], "y": [0, 0, 0, 23375988, 0, 0, 4357803, 1426357, 0, 1545281, 0]}, {"hoverinfo": "text", "hovertext": ["1월 <br>관객수 = 0<br>장르 = 미스터리 (0개)", "2월 <br>관객수 = 12,228,152<br>장르 = 미스터리 (2개)", "4월 <br>관객수 = 0<br>장르 = 미스터리 (0개)", "5월 <br>관객수 = 0<br>장르 = 미스터리 (0개)", "6월 <br>관객수 = 1,897,784<br>장르 = 미스터리 (1개)", "7월 <br>관객수 = 0<br>장르 = 미스터리 (0개)", "8월 <br>관객수 = 0<br>장르 = 미스터리 (0개)", "9월 <br>관객수 = 1,470,359<br>장르 = 미스터리 (1개)", "10월 <br>관객수 = 0<br>장르 = 미스터리 (0개)", "11월 <br>관객수 = 0<br>장르 = 미스터리 (0개)", "12월 <br>관객수 = 0<br>장르 = 미스터리 (0개)"], "marker": {"color": "#FBE426"}, "name": "미스터리", "type": "bar", "x": [1, 2, 4, 5, 6, 7, 8, 9, 10, 11, 12], "y": [0, 12228152, 0, 0, 1897784, 0, 0, 1470359, 0, 0, 0]}, {"hoverinfo": "text", "hovertext": ["1월 <br>관객수 = 3,630,958<br>장르 = 코미디 (2개)", "2월 <br>관객수 = 1,535,630<br>장르 = 코미디 (1개)", "4월 <br>관객수 = 1,128,080<br>장르 = 코미디 (1개)", "5월 <br>관객수 = 0<br>장르 = 코미디 (0개)", "6월 <br>관객수 = 0<br>장르 = 코미디 (0개)", "7월 <br>관객수 = 0<br>장르 = 코미디 (0개)", "8월 <br>관객수 = 6,793,446<br>장르 = 코미디 (4개)", "9월 <br>관객수 = 0<br>장르 = 코미디 (0개)", "10월 <br>관객수 = 2,165,358<br>장르 = 코미디 (1개)", "11월 <br>관객수 = 0<br>장르 = 코미디 (0개)", "12월 <br>관객수 = 0<br>장르 = 코미디 (0개)"], "marker": {"color": "#3283FE"}, "name": "코미디", "type": "bar", "x": [1, 2, 4, 5, 6, 7, 8, 9, 10, 11, 12], "y": [3630958, 1535630, 1128080, 0, 0, 0, 6793446, 0, 2165358, 0, 0]}, {"hoverinfo": "text", "hovertext": ["1월 <br>관객수 = 0<br>장르 = 사극 (0개)", "2월 <br>관객수 = 0<br>장르 = 사극 (0개)", "4월 <br>관객수 = 0<br>장르 = 사극 (0개)", "5월 <br>관객수 = 0<br>장르 = 사극 (0개)", "6월 <br>관객수 = 0<br>장르 = 사극 (0개)", "7월 <br>관객수 = 0<br>장르 = 사극 (0개)", "8월 <br>관객수 = 0<br>장르 = 사극 (0개)", "9월 <br>관객수 = 0<br>장르 = 사극 (0개)", "10월 <br>관객수 = 0<br>장르 = 사극 (0개)", "11월 <br>관객수 = 0<br>장르 = 사극 (0개)", "12월 <br>관객수 = 4,572,386<br>장르 = 사극 (1개)"], "marker": {"color": "#AA0DFE"}, "name": "사극", "type": "bar", "x": [1, 2, 4, 5, 6, 7, 8, 9, 10, 11, 12], "y": [0, 0, 0, 0, 0, 0, 0, 0, 0, 0, 4572386]}, {"hoverinfo": "text", "hovertext": ["1월 <br>관객수 = 0<br>장르 = 스릴러 (0개)", "2월 <br>관객수 = 0<br>장르 = 스릴러 (0개)", "4월 <br>관객수 = 0<br>장르 = 스릴러 (0개)", "5월 <br>관객수 = 0<br>장르 = 스릴러 (0개)", "6월 <br>관객수 = 0<br>장르 = 스릴러 (0개)", "7월 <br>관객수 = 0<br>장르 = 스릴러 (0개)", "8월 <br>관객수 = 0<br>장르 = 스릴러 (0개)", "9월 <br>관객수 = 0<br>장르 = 스릴러 (0개)", "10월 <br>관객수 = 0<br>장르 = 스릴러 (0개)", "11월 <br>관객수 = 3,329,547<br>장르 = 스릴러 (1개)", "12월 <br>관객수 = 0<br>장르 = 스릴러 (0개)"], "marker": {"color": "#FE00FA"}, "name": "스릴러", "type": "bar", "x": [1, 2, 4, 5, 6, 7, 8, 9, 10, 11, 12], "y": [0, 0, 0, 0, 0, 0, 0, 0, 0, 3329547, 0]}, {"hoverinfo": "text", "hovertext": ["1월 <br>관객수 = 0<br>장르 = 판타지 (0개)", "2월 <br>관객수 = 0<br>장르 = 판타지 (0개)", "4월 <br>관객수 = 0<br>장르 = 판타지 (0개)", "5월 <br>관객수 = 0<br>장르 = 판타지 (0개)", "6월 <br>관객수 = 0<br>장르 = 판타지 (0개)", "7월 <br>관객수 = 0<br>장르 = 판타지 (0개)", "8월 <br>관객수 = 0<br>장르 = 판타지 (0개)", "9월 <br>관객수 = 1,916,429<br>장르 = 판타지 (1개)", "10월 <br>관객수 = 0<br>장르 = 판타지 (0개)", "11월 <br>관객수 = 0<br>장르 = 판타지 (0개)", "12월 <br>관객수 = 0<br>장르 = 판타지 (0개)"], "marker": {"color": "#85660D"}, "name": "판타지", "type": "bar", "x": [1, 2, 4, 5, 6, 7, 8, 9, 10, 11, 12], "y": [0, 0, 0, 0, 0, 0, 0, 1916429, 0, 0, 0]}, {"hoverinfo": "text", "hovertext": ["1월 <br>관객수 = 1,430,121<br>장르 = 기타 (1개)", "2월 <br>관객수 = 0<br>장르 = 기타 (0개)", "4월 <br>관객수 = 0<br>장르 = 기타 (0개)", "5월 <br>관객수 = 0<br>장르 = 기타 (0개)", "6월 <br>관객수 = 0<br>장르 = 기타 (0개)", "7월 <br>관객수 = 0<br>장르 = 기타 (0개)", "8월 <br>관객수 = 0<br>장르 = 기타 (0개)", "9월 <br>관객수 = 0<br>장르 = 기타 (0개)", "10월 <br>관객수 = 0<br>장르 = 기타 (0개)", "11월 <br>관객수 = 0<br>장르 = 기타 (0개)", "12월 <br>관객수 = 0<br>장르 = 기타 (0개)"], "marker": {"color": "#90AD1C"}, "name": "기타", "type": "bar", "x": [1, 2, 4, 5, 6, 7, 8, 9, 10, 11, 12], "y": [1430121, 0, 0, 0, 0, 0, 0, 0, 0, 0, 0]}, {"hoverinfo": "text", "hovertext": ["1월 <br>관객수 = 1,339,242<br>장르 = 어드벤처 (1개)", "2월 <br>관객수 = 0<br>장르 = 어드벤처 (0개)", "4월 <br>관객수 = 0<br>장르 = 어드벤처 (0개)", "5월 <br>관객수 = 0<br>장르 = 어드벤처 (0개)", "6월 <br>관객수 = 0<br>장르 = 어드벤처 (0개)", "7월 <br>관객수 = 0<br>장르 = 어드벤처 (0개)", "8월 <br>관객수 = 0<br>장르 = 어드벤처 (0개)", "9월 <br>관객수 = 0<br>장르 = 어드벤처 (0개)", "10월 <br>관객수 = 0<br>장르 = 어드벤처 (0개)", "11월 <br>관객수 = 0<br>장르 = 어드벤처 (0개)", "12월 <br>관객수 = 0<br>장르 = 어드벤처 (0개)"], "marker": {"color": "#1CBE4F"}, "name": "어드벤처", "type": "bar", "x": [1, 2, 4, 5, 6, 7, 8, 9, 10, 11, 12], "y": [1339242, 0, 0, 0, 0, 0, 0, 0, 0, 0, 0]}, {"hoverinfo": "text", "hovertext": ["1월 <br>관객수 = 0<br>장르 = 뮤지컬 (0개)", "2월 <br>관객수 = 0<br>장르 = 뮤지컬 (0개)", "4월 <br>관객수 = 0<br>장르 = 뮤지컬 (0개)", "5월 <br>관객수 = 0<br>장르 = 뮤지컬 (0개)", "6월 <br>관객수 = 0<br>장르 = 뮤지컬 (0개)", "7월 <br>관객수 = 0<br>장르 = 뮤지컬 (0개)", "8월 <br>관객수 = 0<br>장르 = 뮤지컬 (0개)", "9월 <br>관객수 = 1,171,648<br>장르 = 뮤지컬 (1개)", "10월 <br>관객수 = 0<br>장르 = 뮤지컬 (0개)", "11월 <br>관객수 = 0<br>장르 = 뮤지컬 (0개)", "12월 <br>관객수 = 0<br>장르 = 뮤지컬 (0개)"], "marker": {"color": "#F6222E"}, "name": "뮤지컬", "type": "bar", "x": [1, 2, 4, 5, 6, 7, 8, 9, 10, 11, 12], "y": [0, 0, 0, 0, 0, 0, 0, 1171648, 0, 0, 0]}], "layout": {"barmode": "stack", "legend": {"title": {"text": "장르"}}, "title": {"text": "월별/장르별 총 관객 수(2020년대)"}, "xaxis": {"tickmode": "array", "ticktext": ["1월", "2월", "3월", "4월", "5월", "6월", "7월", "8월", "9월", "10월", "11월", "12월"], "tickvals": [1, 2, 3, 4, 5, 6, 7, 8, 9, 10, 11, 12], "title": {"text": "월"}}, "yaxis": {"tickformat": ",", "title": {"text": "관객 수"}}}}
